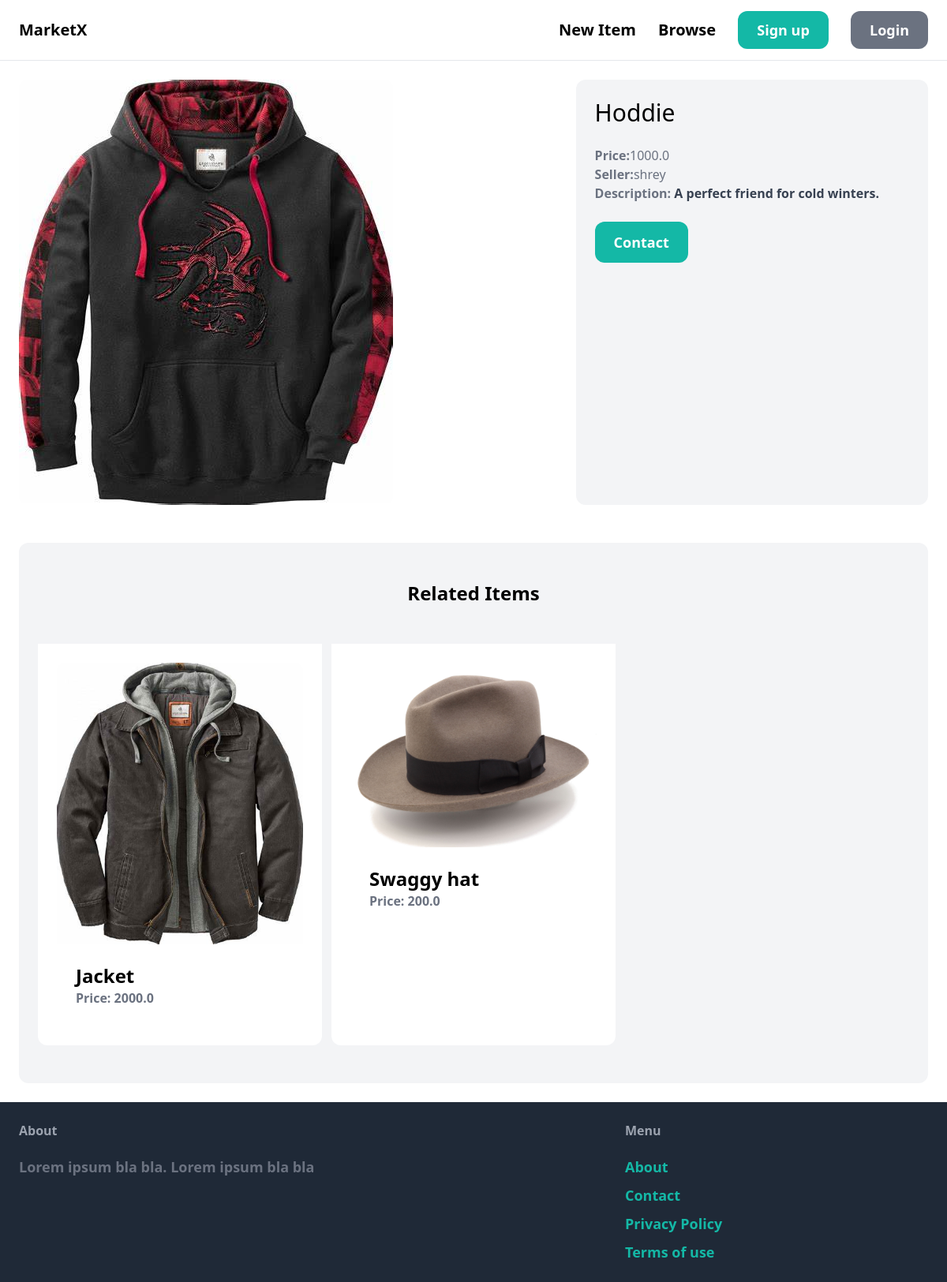
/item/2/, run on the app's committed database.
### item/models.py (models this page shows, shortened)
class Items(models.Model):
    name=models.CharField(max_length=255)
    category=models.ForeignKey(Category,related_name='items',on_delete=models.CASCADE)
    description=models.TextField(blank=True, null=True)
    price=models.FloatField()
    image=models.ImageField(upload_to="item_images",blank=True, null=True)
    is_sold=models.BooleanField(default=False)
    created_by=models.ForeignKey(User, related_name='items',on_delete=models.CASCADE)
    created_at=models.DateTimeField(auto_now_add=True)
    class Meta:
        verbose_name_plural="Items"
        ordering=('name',)

### item/views.py (the view)
# urls.py: path('<int:pk>/',views.detail,name='detail'),
def detail(request,pk):
    item=get_object_or_404(Items,pk=pk)
    related_items =Items.objects.filter(category=item.category, is_sold=False).exclude(pk=pk)[0:3]
    return render(request,'item/detail.html',{
        "item":item,
        "related_items":related_items
    }
                  )

### item/templates/item/detail.html (shortened to what this page needs)
{%extends 'core/base.html'%}
{%block content%}
<div class="grid grid-cols-5 gap-6">
    <div class="col-span-3">
    <img src="{{item.image.url}}" class="rounded-xl">
    </div>
    <div class="col-span-2 p-6 bg-gray-100 rounded-xl">
        <h1 class="mb-6 text-3xl">{{item.name}}</h1>
        <p class="text-gray-500"><strong>Price:</strong>{{item.price}}</p>
        <p class="text-gray-500"><strong>Seller:</strong>{{item.created_by}}</p>
        {%if item.description%}
            <p class="text-gray-700">
                <strong class="text-gray-500">Description:</strong><b>
                    {{item.description}}
                </p>
        {%endif%}
        {%if request.user == item.created_by%}
            <div class="mt-6 p-6 bg-white rounded-xl">
            <p>This is your item!</p>
            <a href="{%url 'item:edit' item.id%}" class="inline-block mt-6 px-6 py-3 text-lg font-semibold bg-teal-500 text-white rounded-xl hover:bg-teal-700">Edit</a>
            <a href="{%url 'item:delete' item.id%}" class="inline-block mt-6 px-6 py-3 text-lg font-semibold bg-red-500 text-white rounded-xl hover:bg-red-700">Delete</a>
            </div>
        {%else%}
            <a href="{%url 'conversation:new' item.id%}" class="inline-block mt-6 px-6 py-3 text-lg font-semibold bg-teal-500 text-white rounded-xl hover:bg-teal-700">Contact</a>
        {%endif%}
    </div>
</div>
{%if related_items%}
<div class='mt-6 px-6 py-12 bg-gray-100 rounded-xl'>
    <h2 class="mb-12 text-2xl text-center">Related Items</h2>
    <div class="grid grid-cols-3 gap-3">
        {%for item in related_items%}
        <div class="p-6 bg-white rounded-b-xl">
        <a href="{%url 'item:detail' item.id%}">
            <div>
                <img src="{{item.image.url}}" class="rounded-t-xl ">
            </div>
        </a>
            <div class="p-6 bg-white rounded-b-xl">
                <h2 class="text-2xl">{{item.name}} </h2>
                <p class="text-gray-500">Price: {{item.price}}</p>
            </div>
        </div>
        {%endfor%}
</div>
</div>
{%endif%}
{%endblock%}

### data on the page
Items: image (picture), name "Hoddie", price "1000.0", created_by "shrey", description "A perfect friend for cold winters."
Items: image (picture), name "Jacket", price "2000.0"
Items: image (picture), name "Swaggy hat", price "200.0"
